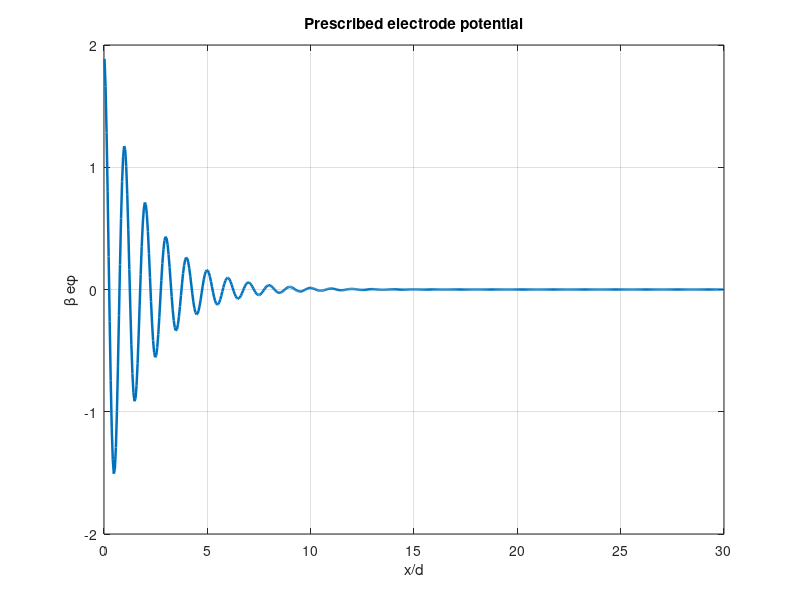
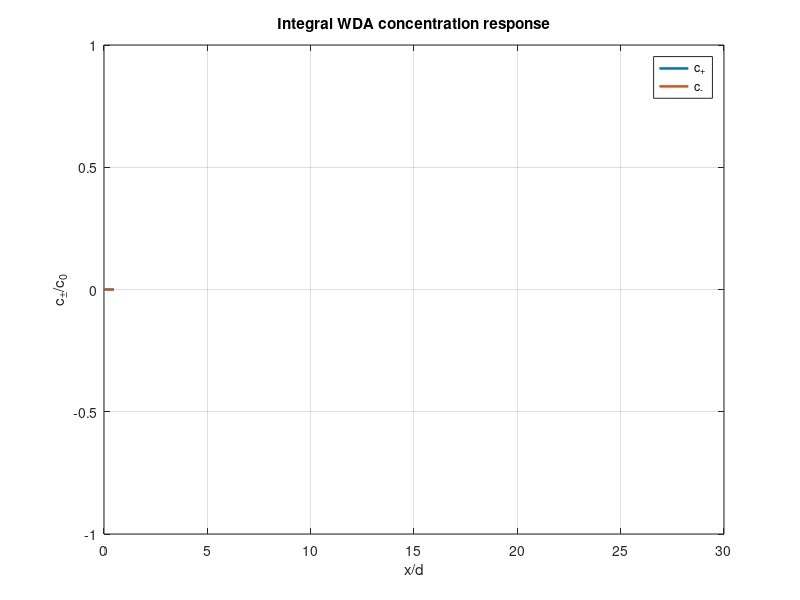

Recreate these plots in MATLAB, in order.
function integral_WDA_concentration_only()
% Minimal demo of the INTEGRAL (convolution) idea in the paper:
% given an external potential phi(x),
% compute c+ and c- using weighted-density approximation.

clc; clear; close all;

%% constants
e0 = 1.602176634e-19;
kB = 1.380649e-23;
NA = 6.02214076e23;

%% parameters (paper-like)
T    = 300;
beta = 1/(kB*T);

d  = 0.5e-9;
R  = d/2;
v  = (4/3)*pi*R^3;

c0_M = 5;
c0   = c0_M*1000;
c0n  = c0*NA;

%% grid
dx = R/10;
L  = 60*R;
x  = (dx/2:dx:L-dx/2).';
N  = numel(x);

mask = (x >= R);

%% weighting kernels (1D, from SM)
mmax = round(R/dx);
offset = (-mmax:mmax)*dx;

ws = (abs(offset)<=R)/(2*R);
wv = zeros(size(offset));
inside = abs(offset)<=R;
wv(inside) = pi*(R^2-offset(inside).^2)/v;

% normalize discretely
ws = ws/(sum(ws)*dx);
wv = wv/(sum(wv)*dx);

%% bulk CS chemical potential
p_bulk = v*(2*c0n);
mu_ex_bulk = mu_ex_hat_CS(p_bulk);

%% ---- external potential (chosen, not solved) ----
% this is the KEY simplification
% ---- external oscillatory potential (effective EDL-like) ----
phi0 = 0.05;           % 50 mV
lambda = 2*d;          % decay length
kosc = 2*pi/d;         % oscillation ~ ion diameter

phi = phi0 * exp(-x/lambda) .* cos(kosc*x);

%% weighted potential
phi_bar = conv(phi, ws, 'same')*dx;
ubar = beta*e0*phi_bar;

%% initial concentrations
cp = c0n*ones(N,1);
cm = c0n*ones(N,1);
cp(~mask)=0; cm(~mask)=0;

%% simple Picard iteration for consistency of mu_ex
for it = 1:5000

    % weighted packing
    ctot = cp + cm;
    pbar = v * (conv(ctot, wv, 'same')*dx);

    mu_ex = mu_ex_hat_CS(pbar);
    mu_ex_bar = conv(mu_ex, wv, 'same')*dx;

    cp_new = c0n .* exp( -(+1)*ubar - mu_ex_bar + mu_ex_bulk );
    cm_new = c0n .* exp( -(-1)*ubar - mu_ex_bar + mu_ex_bulk );

    cp_new(~mask)=0; cm_new(~mask)=0;

    % mild relaxation
    cp = 0.7*cp + 0.3*cp_new;
    cm = 0.7*cm + 0.3*cm_new;
end

%% plots
figure;
plot(x/d, beta*e0*phi, 'LineWidth',1.8);
xlabel('x/d'); ylabel('\beta e\phi'); grid on;
title('Prescribed electrode potential');

figure;
plot(x/d, cp/c0n, 'LineWidth',1.8); hold on;
plot(x/d, cm/c0n, 'LineWidth',1.8);
xlabel('x/d'); ylabel('c_{\pm}/c_0'); grid on;
legend('c_+','c_-','Location','best');
title('Integral WDA concentration response');

end

function muhat = mu_ex_hat_CS(p)
muhat = (8*p - 9*p.^2 + 3*p.^3) ./ (1 - p).^3;
end
